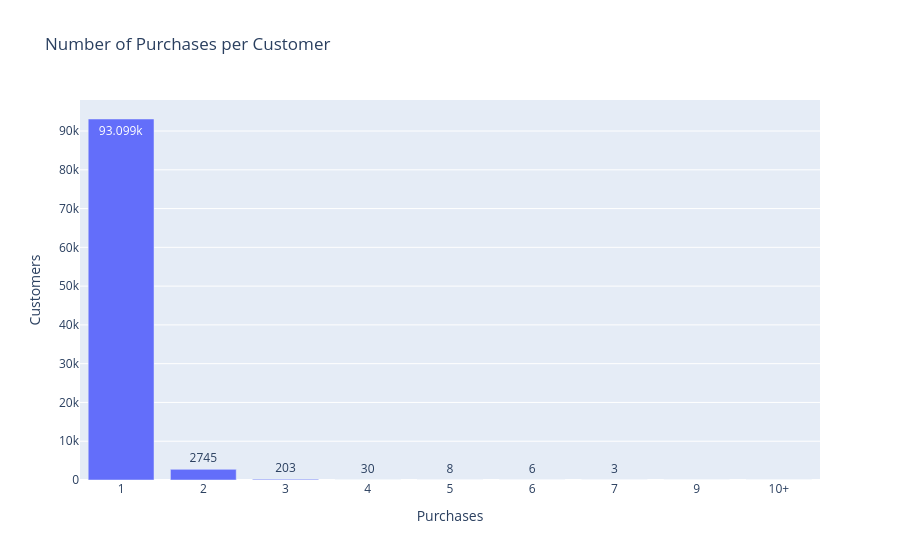

Source (notebook cell):
### Code cell
# --- Purchases per customer ---
purchases_per_customer = (
    orders.merge(customers[["customer_id", "customer_unique_id"]], on="customer_id")
    .groupby("customer_unique_id")
    .size()
    .reset_index(name="n_purchases")
)

# Summary stats
print(purchases_per_customer["n_purchases"].describe().to_string())
print(f"\nCustomers with exactly 1 purchase: {(purchases_per_customer['n_purchases'] == 1).sum():,} "
      f"({(purchases_per_customer['n_purchases'] == 1).mean():.1%})")
print(f"Customers with 2+ purchases:       {(purchases_per_customer['n_purchases'] >= 2).sum():,} "
      f"({(purchases_per_customer['n_purchases'] >= 2).mean():.1%})")

# Distribution (cap at 10 for readability)
dist = (
    purchases_per_customer["n_purchases"]
    .clip(upper=10)
    .value_counts()
    .sort_index()
    .reset_index()
)
dist.columns = ["n_purchases", "n_customers"]
dist["label"] = dist["n_purchases"].astype(str).replace("10", "10+")

px.bar(dist, x="label", y="n_customers",
       title="Number of Purchases per Customer",
       labels={"label": "Purchases", "n_customers": "Customers"},
       text_auto=True)

### Figure 1 — Plotly figure (JSON) as saved in the notebook; plotly's stock layout.template omitted (floating-point values rounded to 4 significant figures)
{"data": [{"hovertemplate": "Purchases=%{x}<br>Customers=%{y}<extra></extra>", "legendgroup": "", "marker": {"color": "#636efa", "pattern": {"shape": ""}}, "name": "", "orientation": "v", "showlegend": false, "textposition": "auto", "texttemplate": "%{y}", "type": "bar", "x": ["1", "2", "3", "4", "5", "6", "7", "9", "10+"], "xaxis": "x", "y": [93099, 2745, 203, 30, 8, 6, 3, 1, 1], "yaxis": "y"}], "layout": {"barmode": "relative", "legend": {"tracegroupgap": 0}, "title": {"text": "Number of Purchases per Customer"}, "xaxis": {"anchor": "y", "domain": [0, 1], "title": {"text": "Purchases"}}, "yaxis": {"anchor": "x", "domain": [0, 1], "title": {"text": "Customers"}}}}
